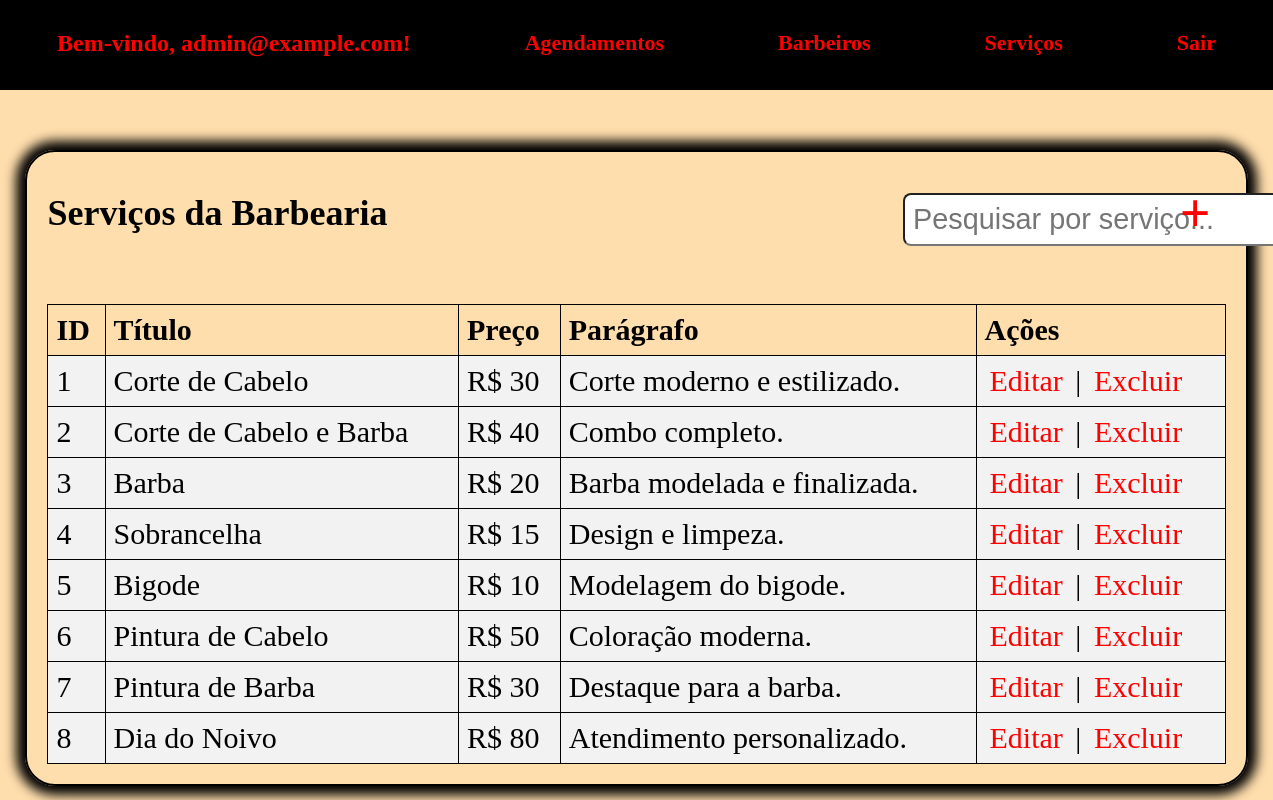
The app's page /admin/pages/servicos.php (signed in) with its own data.
### tables this page shows
CREATE TABLE `servicos` (
  `id` int(11) NOT NULL,
  `titulo` varchar(100) DEFAULT NULL,
  `preco` decimal(50,0) DEFAULT NULL,
  `paragrafo` varchar(100) DEFAULT NULL
);

### admin/pages/servicos.php (the view, shortened to what this page needs)
<?php
include '../includes/header.php';
?>
<div class="central">
    <div class="lista-barbeiros e2">
    <h3 style="display: flex; justify-content: space-between; align-items: center; font-size: 1.2em;">Serviços da Barbearia
    <input type="text" placeholder="Pesquisar por serviço..." style="margin-right: -700px; margin-top: 12px; font-size: 0.8em; border-radius: 8px; padding: 8px;">
    <a href="../adicionar/adicionarServico.php" class="add-button" title="Adicionar serviço" style="margin-right: 5px;margin-left: 55px; font-size: 1.5em; border-radius: 50%; padding: 10px;">+</a>
    </h3>
        <table>
            <thead>
                <tr>
                    <th>ID</th>
                    <th>Título</th>
                    <th>Preço</th>
                    <th>Parágrafo</th>
                    <th>Ações</th>
                </tr>
            </thead>
            <tbody>
                <?php
                $result = $connection->query("SELECT * FROM servicos");
                while ($row = $result->fetch_assoc()) {
                    ?>
                    <tr>
                        <td><?php echo $row['id']; ?></td>
                        <td><?php echo $row['titulo']; ?></td>
                        <td><?php echo 'R$ ' . $row['preco']; ?></td>
                        <td><?php echo $row['paragrafo']; ?></td>
                        <td>
                        <a href='../editar/editarServico.php?id=<?php echo $row['id']; ?>'>Editar</a> |
                        <a href='../funcoes_sql/excluir_servico.php?id=<?php echo $row['id']; ?>'>Excluir</a>
                        </td>
                    </tr>
                <?php } ?>
            </tbody>
        </table>
    </div>
</div>
</body>
</html>

### admin/includes/header.php (shortened to what this page needs)
<!DOCTYPE html>
<html>
<head>
<link rel="stylesheet" href="../css/painel.css">
</head>
<body>
    <div class="header">
    <h2>Bem-vindo, <?php echo $_SESSION['email']; ?>!</h2>
    <h3><a href="./agendamentos.php">Agendamentos</a></h3>
    <h3><a href="./barbeiros.php">Barbeiros</a></h3>
    <h3><a href="./servicos.php">Serviços</a></h3>
    <h3><a href="../includes/logout.php">Sair</a></h3>
    </div>

### admin/css/painel.css (style rules this page uses)
* { margin: 0; padding: 0; }
body { background: #ffdead; color: aliceblue; background-repeat: no-repeat; background-size: cover; height: 100%; }
.central { display: flex; flex-direction: row; }
.header { display: flex; flex-direction: row; justify-content: space-around; height: 60px; padding-top: 30px; color: red; background: black; text-shadow: 0px 0px 4px black; }
.header a { text-decoration: none; color: red; font-size: 22px; text-shadow: 0px 0px 4px black; }
.lista-barbeiros { border: 2px solid black; width: 1200px; height: auto; color: black; margin-top: 60px; border-radius: 30px; box-shadow: 0px 0px 12px 9px #000000; display: flex; flex-direction: column; justify-content: left; align-items: left; font-size: 30px; padding: 10px; }
.e2 { width: 2000px; margin-left: 2%; margin-right: 2%; padding: 20px; }
td { background-color: #f2f2f2; }
table { margin-top: 50px; border-collapse: collapse; width: 100%; }
th, td { border: 1px solid #000; padding: 8px; text-align: left; }
.lista-barbeiros a { text-decoration: none; color: red; padding: 5px; }

### records on screen
servicos: id "1", titulo "Corte de Cabelo", preco "30", paragrafo "Corte moderno e estilizado."
servicos: id "2", titulo "Corte de Cabelo e Barba", preco "40", paragrafo "Combo completo."
servicos: id "3", titulo "Barba", preco "20", paragrafo "Barba modelada e finalizada."
servicos: id "4", titulo "Sobrancelha", preco "15", paragrafo "Design e limpeza."
servicos: id "5", titulo "Bigode", preco "10", paragrafo "Modelagem do bigode."
servicos: id "6", titulo "Pintura de Cabelo", preco "50", paragrafo "Coloração moderna."
servicos: id "7", titulo "Pintura de Barba", preco "30", paragrafo "Destaque para a barba."
servicos: id "8", titulo "Dia do Noivo", preco "80", paragrafo "Atendimento personalizado."

### other values on screen
$_SESSION['email'] "admin@example.com"
